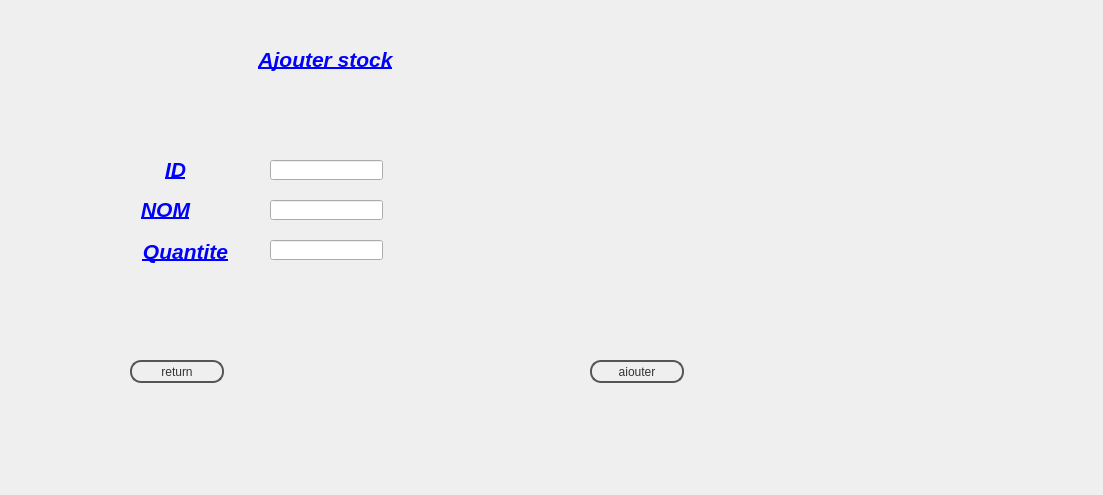
<?xml version="1.0" encoding="UTF-8"?>
<ui version="4.0">
 <class>ajouterstock</class>
 <widget class="QDialog" name="ajouterstock">
  <property name="geometry">
   <rect>
    <x>0</x>
    <y>0</y>
    <width>1103</width>
    <height>495</height>
   </rect>
  </property>
  <property name="windowTitle">
   <string>ajouter stock</string>
  </property>
  <widget class="QLabel" name="label">
   <property name="geometry">
    <rect>
     <x>0</x>
     <y>0</y>
     <width>1101</width>
     <height>501</height>
    </rect>
   </property>
   <property name="text">
    <string/>
   </property>
   <property name="pixmap">
    <pixmap resource="tof.qrc">:/tof/gestion-de-stock-777x378_censored.jpg</pixmap>
   </property>
   <property name="scaledContents">
    <bool>true</bool>
   </property>
  </widget>
  <widget class="QPushButton" name="pushButton_5">
   <property name="geometry">
    <rect>
     <x>130</x>
     <y>360</y>
     <width>94</width>
     <height>23</height>
    </rect>
   </property>
   <property name="styleSheet">
    <string notr="true">color: #333;
border: 2px solid #555;
border-radius: 11px;
padding: 5px;
background: qradialgradient(cx: 0.3, cy: -0.4,
fx: 0.3, fy: -0.4,
radius: 1.35, stop: 0 #fff, stop: 1 #888);
min-width: 80px;</string>
   </property>
   <property name="text">
    <string>return</string>
   </property>
  </widget>
  <widget class="QLineEdit" name="nom">
   <property name="geometry">
    <rect>
     <x>270</x>
     <y>200</y>
     <width>113</width>
     <height>20</height>
    </rect>
   </property>
  </widget>
  <widget class="QPushButton" name="pushButton">
   <property name="geometry">
    <rect>
     <x>590</x>
     <y>360</y>
     <width>94</width>
     <height>23</height>
    </rect>
   </property>
   <property name="styleSheet">
    <string notr="true">color: #333;
border: 2px solid #555;
border-radius: 11px;
padding: 5px;
background: qradialgradient(cx: 0.3, cy: -0.4,
fx: 0.3, fy: -0.4,
radius: 1.35, stop: 0 #fff, stop: 1 #888);
min-width: 80px;</string>
   </property>
   <property name="text">
    <string>ajouter</string>
   </property>
  </widget>
  <widget class="QLabel" name="label_4">
   <property name="geometry">
    <rect>
     <x>130</x>
     <y>200</y>
     <width>71</width>
     <height>21</height>
    </rect>
   </property>
   <property name="text">
    <string>&lt;!DOCTYPE HTML PUBLIC &quot;-//W3C//DTD HTML 4.0//EN&quot; &quot;http://www.w3.org/TR/REC-html40/strict.dtd&quot;&gt;
&lt;html&gt;&lt;head&gt;&lt;meta name=&quot;qrichtext&quot; content=&quot;1&quot; /&gt;&lt;style type=&quot;text/css&quot;&gt;
p, li { white-space: pre-wrap; }
&lt;/style&gt;&lt;/head&gt;&lt;body style=&quot; font-family:'MS Shell Dlg 2'; font-size:8pt; font-weight:400; font-style:normal;&quot;&gt;
&lt;p align=&quot;center&quot; style=&quot; margin-top:12px; margin-bottom:12px; margin-left:0px; margin-right:0px; -qt-block-indent:0; text-indent:0px;&quot;&gt;&lt;span style=&quot; font-size:24pt; font-weight:600; font-style:italic; text-decoration: underline; color:#0000ff; vertical-align:super;&quot;&gt;NOM&lt;/span&gt;&lt;/p&gt;&lt;/body&gt;&lt;/html&gt;</string>
   </property>
  </widget>
  <widget class="QLabel" name="label_5">
   <property name="geometry">
    <rect>
     <x>130</x>
     <y>240</y>
     <width>111</width>
     <height>41</height>
    </rect>
   </property>
   <property name="text">
    <string>&lt;!DOCTYPE HTML PUBLIC &quot;-//W3C//DTD HTML 4.0//EN&quot; &quot;http://www.w3.org/TR/REC-html40/strict.dtd&quot;&gt;
&lt;html&gt;&lt;head&gt;&lt;meta name=&quot;qrichtext&quot; content=&quot;1&quot; /&gt;&lt;style type=&quot;text/css&quot;&gt;
p, li { white-space: pre-wrap; }
&lt;/style&gt;&lt;/head&gt;&lt;body style=&quot; font-family:'MS Shell Dlg 2'; font-size:8pt; font-weight:400; font-style:normal;&quot;&gt;
&lt;p align=&quot;center&quot; style=&quot; margin-top:12px; margin-bottom:12px; margin-left:0px; margin-right:0px; -qt-block-indent:0; text-indent:0px;&quot;&gt;&lt;span style=&quot; font-size:24pt; font-weight:600; font-style:italic; text-decoration: underline; color:#0000ff; vertical-align:super;&quot;&gt;Quantite&lt;/span&gt;&lt;/p&gt;&lt;/body&gt;&lt;/html&gt;</string>
   </property>
  </widget>
  <widget class="QLineEdit" name="quantite">
   <property name="geometry">
    <rect>
     <x>270</x>
     <y>240</y>
     <width>113</width>
     <height>20</height>
    </rect>
   </property>
  </widget>
  <widget class="QLabel" name="label_3">
   <property name="geometry">
    <rect>
     <x>120</x>
     <y>160</y>
     <width>111</width>
     <height>20</height>
    </rect>
   </property>
   <property name="text">
    <string>&lt;!DOCTYPE HTML PUBLIC &quot;-//W3C//DTD HTML 4.0//EN&quot; &quot;http://www.w3.org/TR/REC-html40/strict.dtd&quot;&gt;
&lt;html&gt;&lt;head&gt;&lt;meta name=&quot;qrichtext&quot; content=&quot;1&quot; /&gt;&lt;style type=&quot;text/css&quot;&gt;
p, li { white-space: pre-wrap; }
&lt;/style&gt;&lt;/head&gt;&lt;body style=&quot; font-family:'MS Shell Dlg 2'; font-size:8pt; font-weight:400; font-style:normal;&quot;&gt;
&lt;p align=&quot;center&quot; style=&quot; margin-top:12px; margin-bottom:12px; margin-left:0px; margin-right:0px; -qt-block-indent:0; text-indent:0px;&quot;&gt;&lt;span style=&quot; font-size:24pt; font-weight:600; font-style:italic; text-decoration: underline; color:#0000ff; vertical-align:super;&quot;&gt;ID&lt;/span&gt;&lt;/p&gt;&lt;/body&gt;&lt;/html&gt;</string>
   </property>
  </widget>
  <widget class="QLineEdit" name="id">
   <property name="geometry">
    <rect>
     <x>270</x>
     <y>160</y>
     <width>113</width>
     <height>20</height>
    </rect>
   </property>
  </widget>
  <widget class="QLabel" name="label_2">
   <property name="geometry">
    <rect>
     <x>230</x>
     <y>50</y>
     <width>191</width>
     <height>31</height>
    </rect>
   </property>
   <property name="text">
    <string>&lt;!DOCTYPE HTML PUBLIC &quot;-//W3C//DTD HTML 4.0//EN&quot; &quot;http://www.w3.org/TR/REC-html40/strict.dtd&quot;&gt;
&lt;html&gt;&lt;head&gt;&lt;meta name=&quot;qrichtext&quot; content=&quot;1&quot; /&gt;&lt;style type=&quot;text/css&quot;&gt;
p, li { white-space: pre-wrap; }
&lt;/style&gt;&lt;/head&gt;&lt;body style=&quot; font-family:'MS Shell Dlg 2'; font-size:8pt; font-weight:400; font-style:normal;&quot;&gt;
&lt;p align=&quot;center&quot; style=&quot; margin-top:12px; margin-bottom:12px; margin-left:0px; margin-right:0px; -qt-block-indent:0; text-indent:0px;&quot;&gt;&lt;span style=&quot; font-size:24pt; font-weight:600; font-style:italic; text-decoration: underline; color:#0000ff; vertical-align:super;&quot;&gt;Ajouter stock&lt;/span&gt;&lt;/p&gt;&lt;/body&gt;&lt;/html&gt;</string>
   </property>
  </widget>
 </widget>
 <resources>
  <include location="tof.qrc"/>
 </resources>
 <connections/>
</ui>
